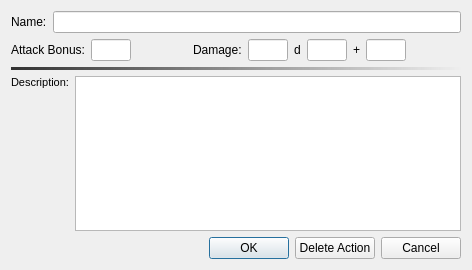
<?xml version="1.0" encoding="UTF-8"?>
<ui version="4.0">
 <class>MonsterActionEditDialog</class>
 <widget class="QDialog" name="MonsterActionEditDialog">
  <property name="geometry">
   <rect>
    <x>0</x>
    <y>0</y>
    <width>472</width>
    <height>270</height>
   </rect>
  </property>
  <property name="windowTitle">
   <string>Edit Action</string>
  </property>
  <property name="styleSheet">
   <string notr="true">background-image: url(:/img/data/parchment.jpg);</string>
  </property>
  <layout class="QVBoxLayout" name="verticalLayout">
   <item>
    <layout class="QHBoxLayout" name="horizontalLayout">
     <item>
      <widget class="QLabel" name="lblName">
       <property name="font">
        <font>
         <pointsize>9</pointsize>
        </font>
       </property>
       <property name="text">
        <string>Name:</string>
       </property>
      </widget>
     </item>
     <item>
      <widget class="QLineEdit" name="edtName">
       <property name="font">
        <font>
         <pointsize>9</pointsize>
        </font>
       </property>
      </widget>
     </item>
    </layout>
   </item>
   <item>
    <layout class="QHBoxLayout" name="horizontalLayout_4">
     <item>
      <widget class="QLabel" name="lblAttackBonus">
       <property name="font">
        <font>
         <pointsize>9</pointsize>
        </font>
       </property>
       <property name="text">
        <string>Attack Bonus:</string>
       </property>
      </widget>
     </item>
     <item>
      <widget class="QLineEdit" name="edtAttackBonus">
       <property name="sizePolicy">
        <sizepolicy hsizetype="Minimum" vsizetype="Fixed">
         <horstretch>0</horstretch>
         <verstretch>0</verstretch>
        </sizepolicy>
       </property>
       <property name="maximumSize">
        <size>
         <width>40</width>
         <height>16777215</height>
        </size>
       </property>
       <property name="font">
        <font>
         <pointsize>9</pointsize>
        </font>
       </property>
      </widget>
     </item>
     <item>
      <spacer name="horizontalSpacer_2">
       <property name="orientation">
        <enum>Qt::Horizontal</enum>
       </property>
       <property name="sizeHint" stdset="0">
        <size>
         <width>18</width>
         <height>20</height>
        </size>
       </property>
      </spacer>
     </item>
     <item>
      <widget class="QLabel" name="lblDamage">
       <property name="font">
        <font>
         <pointsize>9</pointsize>
        </font>
       </property>
       <property name="text">
        <string>Damage:</string>
       </property>
      </widget>
     </item>
     <item>
      <widget class="QLineEdit" name="edtDamageDiceCount">
       <property name="sizePolicy">
        <sizepolicy hsizetype="Minimum" vsizetype="Fixed">
         <horstretch>0</horstretch>
         <verstretch>0</verstretch>
        </sizepolicy>
       </property>
       <property name="maximumSize">
        <size>
         <width>40</width>
         <height>16777215</height>
        </size>
       </property>
       <property name="font">
        <font>
         <pointsize>9</pointsize>
        </font>
       </property>
      </widget>
     </item>
     <item>
      <widget class="QLabel" name="lblDamageD">
       <property name="font">
        <font>
         <pointsize>9</pointsize>
        </font>
       </property>
       <property name="text">
        <string>d</string>
       </property>
      </widget>
     </item>
     <item>
      <widget class="QLineEdit" name="edtDamageDiceType">
       <property name="sizePolicy">
        <sizepolicy hsizetype="Minimum" vsizetype="Fixed">
         <horstretch>0</horstretch>
         <verstretch>0</verstretch>
        </sizepolicy>
       </property>
       <property name="maximumSize">
        <size>
         <width>40</width>
         <height>16777215</height>
        </size>
       </property>
       <property name="font">
        <font>
         <pointsize>9</pointsize>
        </font>
       </property>
      </widget>
     </item>
     <item>
      <widget class="QLabel" name="lblDamagePlus">
       <property name="font">
        <font>
         <pointsize>9</pointsize>
        </font>
       </property>
       <property name="text">
        <string>+</string>
       </property>
      </widget>
     </item>
     <item>
      <widget class="QLineEdit" name="edtDamageDiceBonus">
       <property name="sizePolicy">
        <sizepolicy hsizetype="Minimum" vsizetype="Fixed">
         <horstretch>0</horstretch>
         <verstretch>0</verstretch>
        </sizepolicy>
       </property>
       <property name="maximumSize">
        <size>
         <width>40</width>
         <height>16777215</height>
        </size>
       </property>
       <property name="font">
        <font>
         <pointsize>9</pointsize>
        </font>
       </property>
      </widget>
     </item>
     <item>
      <spacer name="horizontalSpacer_3">
       <property name="orientation">
        <enum>Qt::Horizontal</enum>
       </property>
       <property name="sizeHint" stdset="0">
        <size>
         <width>18</width>
         <height>20</height>
        </size>
       </property>
      </spacer>
     </item>
    </layout>
   </item>
   <item>
    <widget class="Line" name="line_5">
     <property name="styleSheet">
      <string notr="true">background-color: qlineargradient(spread:pad, x1:0, y1:0, x2:1, y2:0, stop:0 rgba(50, 50, 50, 255), stop:1 rgba(50, 50, 50, 0));</string>
     </property>
     <property name="frameShadow">
      <enum>QFrame::Plain</enum>
     </property>
     <property name="lineWidth">
      <number>-1</number>
     </property>
     <property name="midLineWidth">
      <number>0</number>
     </property>
     <property name="orientation">
      <enum>Qt::Horizontal</enum>
     </property>
    </widget>
   </item>
   <item>
    <layout class="QHBoxLayout" name="horizontalLayout_2">
     <item>
      <widget class="QLabel" name="lblDescription">
       <property name="sizePolicy">
        <sizepolicy hsizetype="Preferred" vsizetype="Preferred">
         <horstretch>0</horstretch>
         <verstretch>0</verstretch>
        </sizepolicy>
       </property>
       <property name="font">
        <font>
         <pointsize>8</pointsize>
        </font>
       </property>
       <property name="text">
        <string>Description:</string>
       </property>
       <property name="alignment">
        <set>Qt::AlignLeading|Qt::AlignLeft|Qt::AlignTop</set>
       </property>
       <property name="wordWrap">
        <bool>true</bool>
       </property>
      </widget>
     </item>
     <item>
      <widget class="QTextEdit" name="edtDescription"/>
     </item>
    </layout>
   </item>
   <item>
    <layout class="QHBoxLayout" name="horizontalLayout_3">
     <item>
      <spacer name="horizontalSpacer">
       <property name="orientation">
        <enum>Qt::Horizontal</enum>
       </property>
       <property name="sizeHint" stdset="0">
        <size>
         <width>40</width>
         <height>20</height>
        </size>
       </property>
      </spacer>
     </item>
     <item>
      <widget class="QPushButton" name="btnOk">
       <property name="text">
        <string>OK</string>
       </property>
       <property name="default">
        <bool>true</bool>
       </property>
      </widget>
     </item>
     <item>
      <widget class="QPushButton" name="btnDelete">
       <property name="text">
        <string>Delete Action</string>
       </property>
      </widget>
     </item>
     <item>
      <widget class="QPushButton" name="btnCancel">
       <property name="text">
        <string>Cancel</string>
       </property>
      </widget>
     </item>
    </layout>
   </item>
  </layout>
 </widget>
 <resources/>
 <connections/>
</ui>
